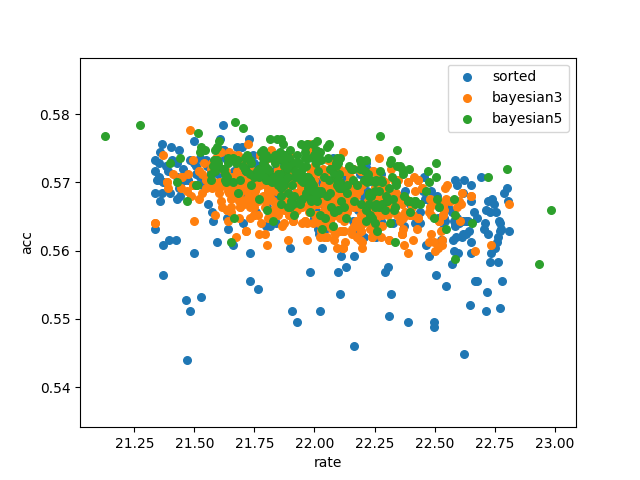

Recreate this plot in Python.
import pandas as pd
import matplotlib.pyplot as plt
import numpy as np
import sys
import glob
import os
os.chdir('../jpeg_eval/')

def identify_pareto(scores):
    # Count number of items
    population_size = scores.shape[0]
    # Create a NumPy index for scores on the pareto front (zero indexed)
    population_ids = np.arange(population_size)
    # Create a starting list of items on the Pareto front
    # All items start off as being labelled as on the Parteo front
    pareto_front = np.ones(population_size, dtype=bool)
    # Loop through each item. This will then be compared with all other items
    for i in range(population_size):
        # Loop through all other items
        for j in range(population_size):
            # Check if our 'i' pint is dominated by out 'j' point
            if all(scores[j] >= scores[i]) and any(scores[j] > scores[i]):
                # j dominates i. Label 'i' point as not on Pareto front
                pareto_front[i] = 0
                # Stop further comparisons with 'i' (no more comparisons needed)
                break
    # Return ids of scenarios on pareto front
    return population_ids[pareto_front]

def get_data(group, **param):
    index = param['index']
    if group == 'ga_selection':
        ga_list = glob.glob('csv/ga_selection_*_*.csv')
        rate=[]
        acc1=[]
        for name in ga_list:
            df = pd.read_csv(name)
            rate.append(np.array(df['rate'])[-1])
            acc1.append(np.array(df['acc1'])[-1])
        return (rate[index],acc1[index])
#df  = pd.read_csv("ratio.csv")
#pl = df.plot(kind='scatter',x='Comp Rate',y='Acc', s=30, color ='Blue', label='random jpeg')
#term = 'rate'#rate
    if 'sorted' in group:
        df = pd.read_csv("csv/sorted.csv")
        return (df['rate'][index], df['acc1'][index])
    if 'bayesian' in group:
        df = pd.read_csv('csv/'+group+'.csv')
        return (df['rate'][index], df['acc1'][index])
    if 'standard' in group:
        df = pd.read_csv('csv/'+group+'.csv')
        term = df['i'].astype(str).str.isnumeric()
        if param['start'] != None:
            term = df['i'].str.startswith(param['startwith']) 
        return (df['rate'][term][index], df['acc1'][term][index])
    if 'psnr' in group:
        df = pd.read_csv('csv/sorted_psnr.csv')
        return (df['rate'][index], df['psnr_mean'][index])

rates = np.array(pd.read_csv('csv/sorted.csv')['rate'])
sorted_index = np.logical_and(rates > 21.33,rates < 22.81)
#scores = np.array((df['rate'],df['acc1']))
#scores = np.swapaxes(scores,0,1)
#pareto = identify_pareto(scores)
groups = {  
            'sorted': { 'index': sorted_index },
            'bayesian3': { 'index': slice(None) },
            'bayesian5': { 'index': slice(None) },
         }

# Create plot
fig = plt.figure()
ax = fig.add_subplot(111)#axisbg="1.0")
# np.polyfit(g2[0],g2[1], 2)
#x = np.linspace(min(df['rate']), max(df['rate']), 1000)
#y = [ np.sum(np.array([a**2,a,1])*coef) for a in x]
#ax.plot(x,y)
xmax = 0
xmin = 0
for k in groups.keys():
    x, y = get_data(k, **groups[k])
    #a = 1 if group=='standard' or 'pareto' else 0.3
    ax.scatter(x, y, s=30, label=k.replace('_part1', ''))


#plt.title('CR pareto vs Acc')
plt.legend(loc=0)
plt.xlabel('rate') 
plt.ylabel('acc')
os.chdir('../plots/')
plt.savefig(os.path.basename(__file__).replace('.py','.png'))
plt.show()

#df = pd.read_csv("libjpeg_random.csv")
#pl = df.plot.scatter(x='Comp Rate', y='Acc', s=30, color='Blue', label='random jpeg',ax=pl);
#df = pd.read_csv("libjpeg_perturbed.csv")
#pl = df.plot.scatter(x='Comp Rate', y='Acc', s=30, color='Yellow', label='perturbed jpeg',ax=pl);


#print(df[1:])

#ax.scatter(x=df['rate'][1:], y=df['acc1'][1:], s=45, color='Green', label='standard jpeg')


#fig = pl.get_figure()
#fig.save
